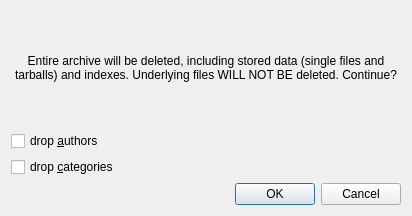
<?xml version="1.0" encoding="UTF-8"?>
<ui version="4.0">
 <class>MDropArchive</class>
 <widget class="QDialog" name="MDropArchive">
  <property name="geometry">
   <rect>
    <x>0</x>
    <y>0</y>
    <width>412</width>
    <height>216</height>
   </rect>
  </property>
  <property name="windowTitle">
   <string>drop archive</string>
  </property>
  <layout class="QVBoxLayout" name="verticalLayout">
   <item>
    <widget class="QLabel" name="label">
     <property name="text">
      <string>Entire archive will be deleted, including stored data (single files and tarballs) and indexes. Underlying files WILL NOT BE deleted. Continue?</string>
     </property>
     <property name="alignment">
      <set>Qt::AlignCenter</set>
     </property>
     <property name="wordWrap">
      <bool>true</bool>
     </property>
     <property name="textInteractionFlags">
      <set>Qt::NoTextInteraction</set>
     </property>
    </widget>
   </item>
   <item>
    <widget class="QCheckBox" name="cbAuth">
     <property name="text">
      <string>drop &amp;authors</string>
     </property>
    </widget>
   </item>
   <item>
    <widget class="QCheckBox" name="cbCat">
     <property name="text">
      <string>drop &amp;categories</string>
     </property>
    </widget>
   </item>
   <item>
    <widget class="QDialogButtonBox" name="buttonBox">
     <property name="orientation">
      <enum>Qt::Horizontal</enum>
     </property>
     <property name="standardButtons">
      <set>QDialogButtonBox::Cancel|QDialogButtonBox::Ok</set>
     </property>
    </widget>
   </item>
  </layout>
 </widget>
 <resources/>
 <connections>
  <connection>
   <sender>buttonBox</sender>
   <signal>accepted()</signal>
   <receiver>MDropArchive</receiver>
   <slot>accept()</slot>
   <hints>
    <hint type="sourcelabel">
     <x>248</x>
     <y>254</y>
    </hint>
    <hint type="destinationlabel">
     <x>157</x>
     <y>274</y>
    </hint>
   </hints>
  </connection>
  <connection>
   <sender>buttonBox</sender>
   <signal>rejected()</signal>
   <receiver>MDropArchive</receiver>
   <slot>reject()</slot>
   <hints>
    <hint type="sourcelabel">
     <x>316</x>
     <y>260</y>
    </hint>
    <hint type="destinationlabel">
     <x>286</x>
     <y>274</y>
    </hint>
   </hints>
  </connection>
 </connections>
</ui>
